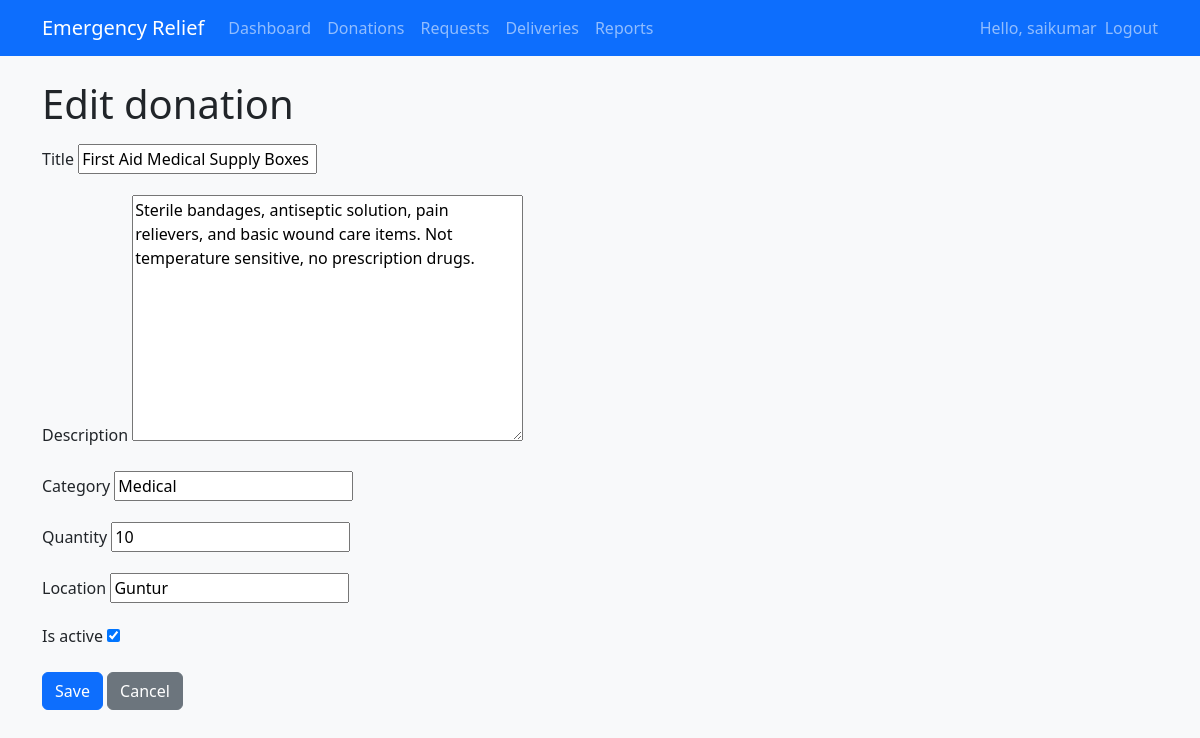
/donations/3/edit/ (signed in), run on the app's committed database.
### core/models.py (models this page shows, shortened)
class Donation(models.Model):
    donor = models.ForeignKey(
        settings.AUTH_USER_MODEL,
        on_delete=models.CASCADE,
        related_name="donations",
    )
    title = models.CharField(max_length=200)
    description = models.TextField(blank=True)
    category = models.CharField(max_length=100, blank=True)
    quantity = models.PositiveIntegerField(default=1)
    location = models.CharField(max_length=255)
    is_active = models.BooleanField(default=True)
    created_at = models.DateTimeField(default=timezone.now)

### core/views.py (the view)
# urls.py: path("donations/<int:pk>/edit/", views.donation_update, name="donation_update"),
@login_required
def donation_update(request, pk: int):
    donation = get_object_or_404(Donation, pk=pk)
    role = get_user_role(request.user)
    if not (
        role in (UserProfile.Roles.ADMIN, UserProfile.Roles.COORDINATOR)
        or (role == UserProfile.Roles.DONOR and donation.donor_id == request.user.id)
    ):
        raise PermissionDenied
    if request.method == "POST":
        form = DonationForm(request.POST, instance=donation)
        if form.is_valid():
            form.save()
            messages.success(request, "Donation updated successfully.")
            return redirect("core:donation_list")
    else:
        form = DonationForm(instance=donation)
    return render(request, "core/donation_form.html", {"form": form, "donation": donation})

### core/forms.py
class DonationForm(forms.ModelForm):
    class Meta:
        model = Donation
        fields = ("title", "description", "category", "quantity", "location", "is_active")

### core/views.py (called while the page is built)
def get_user_role(user) -> str | None:
    if not user.is_authenticated:
        return None
    if user.is_superuser:
        return UserProfile.Roles.ADMIN
    try:
        return user.profile.role
    except UserProfile.DoesNotExist:
        return None

### core/templates/core/donation_form.html (shortened to what this page needs)
{% extends "core/base.html" %}
{% block content %}
<h1 class="mb-3">{% if donation %}Edit donation{% else %}New donation{% endif %}</h1>
<form method="post">
    {% for field in form %}
        <div class="mb-3">
            <label class="form-label" for="{{ field.id_for_label }}">{{ field.label }}</label>
            {{ field }}
        </div>
    {% endfor %}
    <button type="submit" class="btn btn-primary">Save</button>
    <a href="{% url 'core:donation_list' %}" class="btn btn-secondary">Cancel</a>
</form>
{% endblock %}

### core/templates/core/base.html (shortened to what this page needs)
{% load static %}
<!DOCTYPE html>
<html lang="en">
<head>
    <link href="https://cdn.jsdelivr.net/npm/bootstrap@5.3.3/dist/css/bootstrap.min.css" rel="stylesheet">
</head>
<body class="bg-light">
<nav class="navbar navbar-expand-lg navbar-dark bg-primary mb-4">
    <div class="container">
        <a class="navbar-brand" href="{% url 'core:home' %}">Emergency Relief</a>
        <div class="collapse navbar-collapse" id="navbarNav">
            <ul class="navbar-nav me-auto">
                {% if user.is_authenticated %}
                    <li class="nav-item"><a class="nav-link" href="{% url 'core:dashboard' %}">Dashboard</a></li>
                    <li class="nav-item"><a class="nav-link" href="{% url 'core:donation_list' %}">Donations</a></li>
                    <li class="nav-item"><a class="nav-link" href="{% url 'core:request_list' %}">Requests</a></li>
                    <li class="nav-item"><a class="nav-link" href="{% url 'core:delivery_list' %}">Deliveries</a></li>
                    <li class="nav-item"><a class="nav-link" href="{% url 'core:transparency_report' %}">Reports</a></li>
                {% endif %}
            </ul>
            <ul class="navbar-nav ms-auto">
                {% if user.is_authenticated %}
                    <li class="nav-item">
                        <span class="navbar-text me-2">Hello, {{ user.username }}</span>
                    </li>
                    <li class="nav-item">
                        <form method="post" action="{% url 'logout' %}" class="d-inline">
                            <button type="submit" class="btn btn-link nav-link p-0 m-0 align-baseline">
                                Logout
                            </button>
                        </form>
                    </li>
                {% endif %}
            </ul>
        </div>
    </div>
</nav>
<main class="container mb-4">
    {% block content %}{% endblock %}
</main>
</body>
</html>

### data on the page
Donation: form "First Aid Medical Supply Boxes" "Sterile bandages, antiseptic solution, pain relievers, and basic wound care items. Not temperature sensitive, no prescription drugs." "Medical" "10" "Guntur" "☑"

### other printed values
{{ user.username }} "saikumar"
{{ field.label }} "Title" "Description" "Category" "Quantity" "Location" "Is active"
